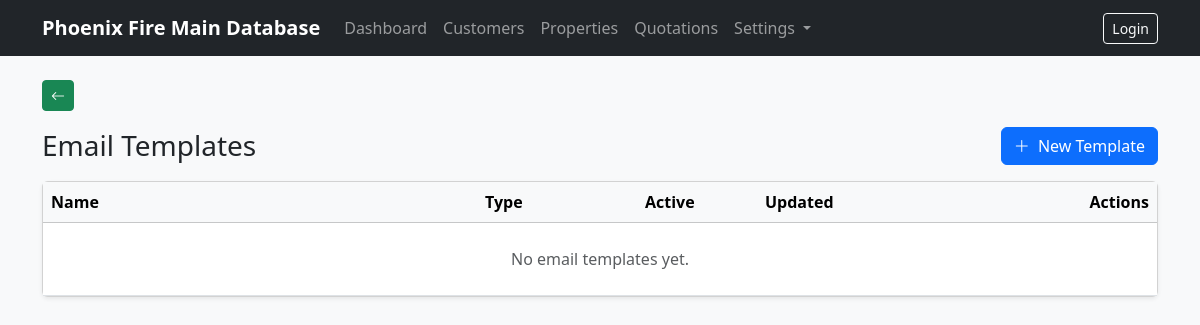
Before: /email-templates/ with the older database file.
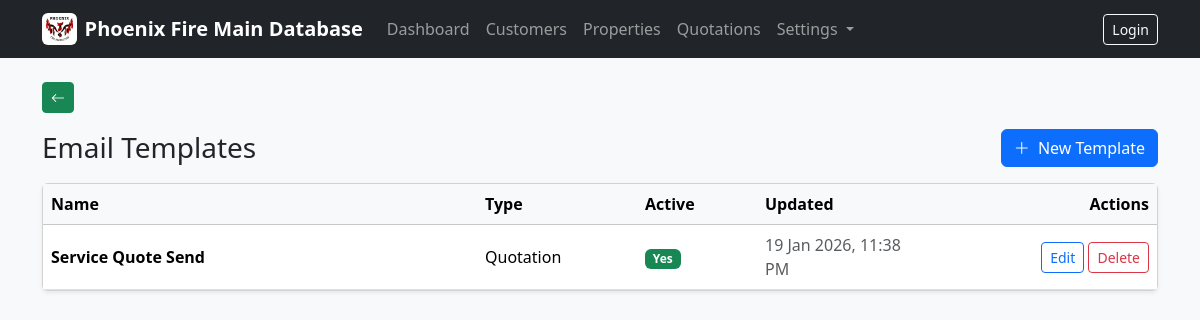
After: the same page with the newer database file.
### company/models.py (models this page shows, shortened)
class ClientProfile(models.Model):
    company_logo = models.ImageField(upload_to="company/logo/", blank=True, null=True)
    legal_company_name = models.CharField(max_length=255, blank=True)
    trading_name = models.CharField(max_length=255, blank=True)
    company_address = models.TextField(blank=True)
    company_phone = models.CharField(max_length=50, blank=True)
    company_email = models.EmailField(blank=True)
    company_abn = models.CharField(max_length=50, blank=True)
    company_acn = models.CharField(max_length=50, blank=True)
    accounts_phone = models.CharField(max_length=50, blank=True)
    accounts_email = models.EmailField(blank=True)
    updated_at = models.DateTimeField(auto_now=True)
    class Meta:
        verbose_name = "Client Profile"
        verbose_name_plural = "Client Profile"
    @classmethod
    def get_solo(cls):
        obj, _ = cls.objects.get_or_create(pk=1)
        return obj

### email_templates/models.py (models this page shows, shortened)
class EmailTemplate(models.Model):
    TEMPLATE_TYPES = [
        ("quotation", "Quotation"),
        ("customer", "Customer"),
        ("property", "Property"),
        ("general", "General"),
    ]
    template_type = models.CharField(max_length=20, choices=TEMPLATE_TYPES, default="general")
    name = models.CharField(max_length=120, blank=True, default="")
    subject = models.CharField(max_length=255)
    body = models.TextField()
    to = models.CharField(max_length=500, blank=True, default="", help_text="Comma-separated emails (supports placeholders)")
    cc = models.CharField(max_length=500, blank=True, default="", help_text="Comma-separated emails (supports placeholders)")
    is_active = models.BooleanField(default=True)
    created_at = models.DateTimeField(auto_now_add=True)
    updated_at = models.DateTimeField(auto_now=True)

### email_templates/views.py (the view)
# urls.py: path("", EmailTemplateListView.as_view(), name="list"),
class EmailTemplateListView(ListView):
    model = EmailTemplate
    template_name = "email_templates/emailtemplate_list.html"
    context_object_name = "items"
    def get_queryset(self):
        return EmailTemplate.objects.order_by("-updated_at")

### company/context_processors.py (called while the page is built)
def client_profile(request):
    try:
        return {"client_profile": ClientProfile.get_solo()}
    except Exception:
        return {"client_profile": None}

### templates/email_templates/emailtemplate_list.html
{% extends "base.html" %}
{% block content %}
<div class="d-flex justify-content-between align-items-center mb-3">
  <h1 class="h3 mb-0">Email Templates</h1>
  <a href="{% url 'email_templates:create' %}" class="btn btn-primary">
    <i class="bi bi-plus-lg me-1"></i>
    New Template
  </a>
</div>
<div class="card shadow-sm">
  <div class="table-responsive">
    <table class="table table-hover align-middle mb-0">
      <thead class="table-light">
        <tr>
          <th>Name</th>
          <th style="width: 160px;">Type</th>
          <th style="width: 120px;">Active</th>
          <th style="width: 180px;">Updated</th>
          <th class="text-end" style="width: 220px;">Actions</th>
        </tr>
      </thead>
      <tbody>
        {% for t in items %}
          <tr>
            <td class="fw-semibold">{{ t.name }}</td>
            <td>{{ t.get_template_type_display }}</td>
            <td>
              {% if t.is_active %}
                <span class="badge bg-success">Yes</span>
              {% else %}
                <span class="badge bg-secondary">No</span>
              {% endif %}
            </td>
            <td class="text-muted">{{ t.updated_at|date:"d M Y, h:i A" }}</td>
            <td class="text-end">
              <a href="{% url 'email_templates:update' t.pk %}" class="btn btn-sm btn-outline-primary">
                Edit
              </a>
              <a href="{% url 'email_templates:delete' t.pk %}" class="btn btn-sm btn-outline-danger">
                Delete
              </a>
            </td>
          </tr>
        {% empty %}
          <tr>
            <td colspan="5" class="text-center text-muted py-4">
              No email templates yet.
            </td>
          </tr>
        {% endfor %}
      </tbody>
    </table>
  </div>
</div>
{% endblock %}

### templates/base.html (shortened to what this page needs)
<!doctype html>
<html lang="en">
<head>
  <link href="https://cdn.jsdelivr.net/npm/bootstrap@5.3.3/dist/css/bootstrap.min.css" rel="stylesheet">
  <link rel="stylesheet" href="https://cdn.jsdelivr.net/npm/bootstrap-icons@1.11.3/font/bootstrap-icons.min.css">
</head>
<body class="bg-light">
<nav class="navbar navbar-expand-lg navbar-dark bg-dark">
  <div class="container">
    <a class="navbar-brand fw-semibold d-flex align-items-center gap-2"
       href="{% url 'dashboard' %}">
      {% if client_profile and client_profile.company_logo %}
        <img src="{{ client_profile.company_logo.url }}"
             alt="Company Logo"
             style="height:32px;width:auto;"
             class="rounded bg-white p-1">
      {% endif %}
      <span>Phoenix Fire Main Database</span>
    </a>
    <div class="collapse navbar-collapse" id="mainNav">
      <ul class="navbar-nav me-auto">
        <li class="nav-item">
          <a class="nav-link" href="{% url 'dashboard' %}">Dashboard</a>
        </li>
        <li class="nav-item">
          <a class="nav-link" href="{% url 'customers:list' %}">Customers</a>
        </li>
        <li class="nav-item">
          <a class="nav-link" href="{% url 'properties:list' %}">Properties</a>
        </li>
        <li class="nav-item">
          <a class="nav-link" href="{% url 'quotations:list' %}">Quotations</a>
        </li>
        <li class="nav-item dropdown">
          <a class="nav-link dropdown-toggle" href="#" id="settingsDropdown"
             role="button" data-bs-toggle="dropdown">
            Settings
          </a>
        </li>
      </ul>
      <ul class="navbar-nav">
        {% if user.is_authenticated %}
          <li class="nav-item">
            <span class="navbar-text me-3">
              Logged in as {{ user.username }}
            </span>
          </li>
          <li class="nav-item">
            <a class="btn btn-outline-light btn-sm" href="/admin/logout/">Logout</a>
          </li>
        {% else %}
          <li class="nav-item">
            <a class="btn btn-outline-light btn-sm" href="/admin/login/">Login</a>
          </li>
        {% endif %}
      </ul>
    </div>
  </div>
</nav>
<main class="container my-4 page-wrap">
  <div class="mb-3 no-print">
    <button type="button"
            class="btn btn-back btn-sm"
            onclick="goBackAnimated()"
            title="Back">
      <i class="bi bi-arrow-left"></i>
    </button>
  </div>
  {% block content %}{% endblock %}
</main>
</body>
</html>

Changed rows visible on the page:
added ClientProfile: company_logo (picture)
added EmailTemplate: name "Service Quote Send", template_type "Quotation", is_active "Yes", updated_at "19 Jan 2026, 11:38 PM"
Other visible differences:
text no longer shown: "No email templates yet."
